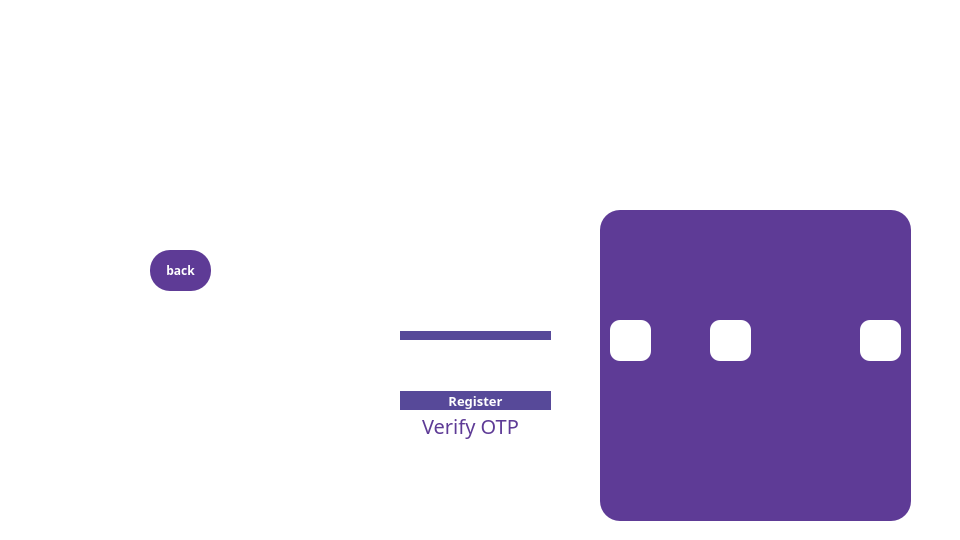
<?xml version="1.0" encoding="UTF-8"?>
<ui version="4.0">
 <class>MainWindow</class>
 <widget class="QMainWindow" name="MainWindow">
  <property name="geometry">
   <rect>
    <x>0</x>
    <y>0</y>
    <width>960</width>
    <height>540</height>
   </rect>
  </property>
  <property name="windowTitle">
   <string>MainWindow</string>
  </property>
  <property name="styleSheet">
   <string notr="true">QMainWindow
{
background:white;
}</string>
  </property>
  <widget class="QWidget" name="centralwidget">
   <property name="styleSheet">
    <string notr="true">QWidget
{
background: white;
}</string>
   </property>
   <widget class="QLabel" name="logo">
    <property name="geometry">
     <rect>
      <x>160</x>
      <y>10</y>
      <width>621</width>
      <height>171</height>
     </rect>
    </property>
    <property name="styleSheet">
     <string notr="true">QLabel
{
background-url:&quot;C:\Users\JC\Desktop\SOFT ENG\assets\Anytime_Fitness_logo.png&quot;;
}</string>
    </property>
    <property name="text">
     <string/>
    </property>
    <property name="pixmap">
     <pixmap>../logos/Anytime_Fitness_logo.png</pixmap>
    </property>
    <property name="scaledContents">
     <bool>false</bool>
    </property>
   </widget>
   <widget class="QPushButton" name="register_2">
    <property name="enabled">
     <bool>true</bool>
    </property>
    <property name="geometry">
     <rect>
      <x>400</x>
      <y>380</y>
      <width>151</width>
      <height>41</height>
     </rect>
    </property>
    <property name="sizePolicy">
     <sizepolicy hsizetype="Minimum" vsizetype="Minimum">
      <horstretch>0</horstretch>
      <verstretch>0</verstretch>
     </sizepolicy>
    </property>
    <property name="minimumSize">
     <size>
      <width>0</width>
      <height>41</height>
     </size>
    </property>
    <property name="maximumSize">
     <size>
      <width>16777215</width>
      <height>24</height>
     </size>
    </property>
    <property name="font">
     <font>
      <family>Arial Black</family>
      <pointsize>10</pointsize>
      <bold>true</bold>
     </font>
    </property>
    <property name="styleSheet">
     <string notr="true">QPushButton
{
color: white;
background: #574999;
}

QPushButton
{
border-radius:60px;
}</string>
    </property>
    <property name="text">
     <string>Register</string>
    </property>
   </widget>
   <widget class="QPushButton" name="login">
    <property name="enabled">
     <bool>true</bool>
    </property>
    <property name="geometry">
     <rect>
      <x>400</x>
      <y>300</y>
      <width>151</width>
      <height>41</height>
     </rect>
    </property>
    <property name="sizePolicy">
     <sizepolicy hsizetype="Minimum" vsizetype="Minimum">
      <horstretch>0</horstretch>
      <verstretch>0</verstretch>
     </sizepolicy>
    </property>
    <property name="minimumSize">
     <size>
      <width>0</width>
      <height>41</height>
     </size>
    </property>
    <property name="maximumSize">
     <size>
      <width>16777215</width>
      <height>24</height>
     </size>
    </property>
    <property name="font">
     <font>
      <family>Arial Black</family>
      <pointsize>10</pointsize>
      <bold>true</bold>
     </font>
    </property>
    <property name="styleSheet">
     <string notr="true">QPushButton
{
color: white;
background: #574999;
}

QPushButton
{
border-radius:90px;
}</string>
    </property>
    <property name="text">
     <string>Login</string>
    </property>
   </widget>
   <widget class="QLineEdit" name="otp2">
    <property name="geometry">
     <rect>
      <x>660</x>
      <y>320</y>
      <width>41</width>
      <height>41</height>
     </rect>
    </property>
    <property name="styleSheet">
     <string notr="true">QLineEdit {
border-radius: 10px;
background: white;
}</string>
    </property>
   </widget>
   <widget class="QLabel" name="label">
    <property name="geometry">
     <rect>
      <x>290</x>
      <y>250</y>
      <width>281</width>
      <height>81</height>
     </rect>
    </property>
    <property name="font">
     <font>
      <family>Arial Black</family>
      <pointsize>20</pointsize>
      <bold>true</bold>
     </font>
    </property>
    <property name="layoutDirection">
     <enum>Qt::LeftToRight</enum>
    </property>
    <property name="styleSheet">
     <string notr="true">QLabel{
font-color: rgb(255, 255, 255)
}</string>
    </property>
    <property name="text">
     <string>&lt;html&gt;&lt;head/&gt;&lt;body&gt;&lt;p&gt;&lt;span style=&quot; color:#ffffff;&quot;&gt;Enter One Time Password&lt;/span&gt;&lt;/p&gt;&lt;/body&gt;&lt;/html&gt;</string>
    </property>
    <property name="wordWrap">
     <bool>true</bool>
    </property>
   </widget>
   <widget class="QLineEdit" name="otp4">
    <property name="geometry">
     <rect>
      <x>760</x>
      <y>320</y>
      <width>41</width>
      <height>41</height>
     </rect>
    </property>
    <property name="styleSheet">
     <string notr="true">QLineEdit {
border-radius: 10px;
background: white;
}</string>
    </property>
   </widget>
   <widget class="QLabel" name="label_2">
    <property name="geometry">
     <rect>
      <x>400</x>
      <y>340</y>
      <width>151</width>
      <height>51</height>
     </rect>
    </property>
    <property name="font">
     <font>
      <family>Arial Black</family>
      <pointsize>10</pointsize>
      <bold>true</bold>
      <underline>false</underline>
     </font>
    </property>
    <property name="styleSheet">
     <string notr="true">QLabel{
color: white;
}</string>
    </property>
    <property name="text">
     <string>&lt;html&gt;&lt;head/&gt;&lt;body&gt;&lt;p align=&quot;center&quot;&gt;&lt;span style=&quot; text-decoration: underline;&quot;&gt;Did not receive a code? Resend now&lt;/span&gt;&lt;/p&gt;&lt;/body&gt;&lt;/html&gt;</string>
    </property>
    <property name="wordWrap">
     <bool>true</bool>
    </property>
   </widget>
   <widget class="QLineEdit" name="otp5">
    <property name="geometry">
     <rect>
      <x>810</x>
      <y>320</y>
      <width>41</width>
      <height>41</height>
     </rect>
    </property>
    <property name="styleSheet">
     <string notr="true">QLineEdit {
border-radius: 10px;
background: white;
}</string>
    </property>
   </widget>
   <widget class="QLabel" name="BGviolet_2">
    <property name="geometry">
     <rect>
      <x>600</x>
      <y>210</y>
      <width>311</width>
      <height>311</height>
     </rect>
    </property>
    <property name="styleSheet">
     <string notr="true">QLabel
{
background: #5e3b96;
border-radius:20px;
}</string>
    </property>
    <property name="text">
     <string/>
    </property>
   </widget>
   <widget class="QLineEdit" name="otp6">
    <property name="geometry">
     <rect>
      <x>860</x>
      <y>320</y>
      <width>41</width>
      <height>41</height>
     </rect>
    </property>
    <property name="styleSheet">
     <string notr="true">QLineEdit {
border-radius: 10px;
background: white;
}</string>
    </property>
   </widget>
   <widget class="QLineEdit" name="otp1">
    <property name="geometry">
     <rect>
      <x>610</x>
      <y>320</y>
      <width>41</width>
      <height>41</height>
     </rect>
    </property>
    <property name="autoFillBackground">
     <bool>false</bool>
    </property>
    <property name="styleSheet">
     <string notr="true">QLineEdit {
border-radius: 10px;
background: white;
}</string>
    </property>
   </widget>
   <widget class="QLineEdit" name="otp3">
    <property name="geometry">
     <rect>
      <x>710</x>
      <y>320</y>
      <width>41</width>
      <height>41</height>
     </rect>
    </property>
    <property name="styleSheet">
     <string notr="true">QLineEdit {
border-radius: 10px;
background: white;
}</string>
    </property>
   </widget>
   <widget class="QPushButton" name="sendOTP">
    <property name="geometry">
     <rect>
      <x>380</x>
      <y>410</y>
      <width>181</width>
      <height>31</height>
     </rect>
    </property>
    <property name="font">
     <font>
      <family>Arial Black</family>
      <pointsize>15</pointsize>
      <bold>false</bold>
     </font>
    </property>
    <property name="autoFillBackground">
     <bool>false</bool>
    </property>
    <property name="styleSheet">
     <string notr="true">QPushButton {
border-radius: 10px;
background-color: white;
color: #5e3b96;
width: 20px;
}</string>
    </property>
    <property name="text">
     <string>Verify OTP</string>
    </property>
    <property name="iconSize">
     <size>
      <width>100</width>
      <height>16</height>
     </size>
    </property>
   </widget>
   <widget class="QPushButton" name="back_2">
    <property name="geometry">
     <rect>
      <x>150</x>
      <y>250</y>
      <width>61</width>
      <height>41</height>
     </rect>
    </property>
    <property name="font">
     <font>
      <family>Arial Black</family>
      <bold>true</bold>
     </font>
    </property>
    <property name="styleSheet">
     <string notr="true">QPushButton
{
background-color: #5e3b96;
color:white;
 border-radius:20px;
}</string>
    </property>
    <property name="text">
     <string>back</string>
    </property>
   </widget>
  </widget>
 </widget>
 <resources/>
 <connections/>
</ui>
